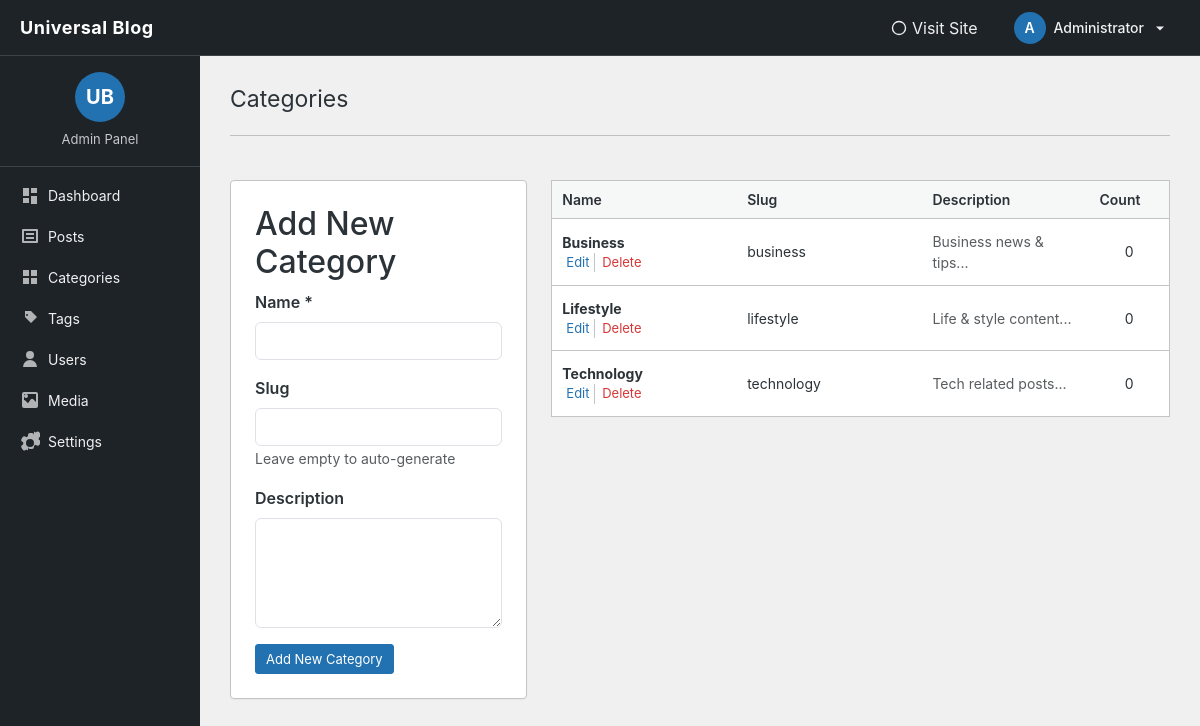
The page /blog/admin/categories/index.php (signed in) on the database its author committed.
### tables this page shows
CREATE TABLE `categories` (
  `id` int(11) NOT NULL,
  `name` varchar(100) NOT NULL,
  `slug` varchar(100) NOT NULL,
  `description` text DEFAULT NULL
);

### blog/admin/categories/index.php (the view, shortened to what this page needs)
<?php
require_once '../../includes/db.php';
$stmt = $pdo->query("
    SELECT c.*, COUNT(pc.post_id) as post_count
    FROM categories c
    LEFT JOIN post_categories pc ON c.id = pc.category_id
    GROUP BY c.id
    ORDER BY c.name ASC
");
$categories = $stmt->fetchAll();
$editCategory = null;
?>
<!DOCTYPE html>
<html lang="en">
<head>
<link href="https://cdn.jsdelivr.net/npm/bootstrap@5.3.2/dist/css/bootstrap.min.css" rel="stylesheet">
</head>
<body>
<?php require '../partials/header.php'; ?>
<div class="container-fluid">
<div class="row">
<?php require '../partials/sidebar.php'; ?>
<main class="col-md-9 col-lg-10">
<div class="wrap">
    <h1 class="wp-heading-inline">Categories</h1>
    <hr class="wp-header-end">
    <div class="row mt-4">
        <div class="col-lg-4">
            <div class="wp-card p-4">
                <h2><?= $editCategory ? 'Edit Category' : 'Add New Category' ?></h2>
                <form method="post">
                    <div class="mb-3">
                        <label for="name" class="form-label fw-semibold">Name *</label>
                        <input type="text" class="form-control" id="name" name="name"
                               value="<?= $editCategory ? htmlspecialchars($editCategory['name']) : '' ?>"
                               required autofocus>
                    </div>
                    <div class="mb-3">
                        <label for="slug" class="form-label fw-semibold">Slug</label>
                        <input type="text" class="form-control" id="slug" name="slug"
                               value="<?= $editCategory ? htmlspecialchars($editCategory['slug']) : '' ?>">
                        <small class="text-muted">Leave empty to auto-generate</small>
                    </div>
                    <div class="mb-3">
                        <label for="description" class="form-label fw-semibold">Description</label>
                        <textarea class="form-control" id="description" name="description" rows="4"><?= $editCategory ? htmlspecialchars($editCategory['description']) : '' ?></textarea>
                    </div>
                    <button type="submit" class="button-primary">
                        <?= $editCategory ? 'Update Category' : 'Add New Category' ?>
                    </button>
                </form>
            </div>
        </div>
        <div class="col-lg-8">
            <table class="wp-list-table">
                <thead>
                    <tr>
                        <th style="width: 30%">Name</th>
                        <th style="width: 30%">Slug</th>
                        <th>Description</th>
                        <th style="width: 80px">Count</th>
                    </tr>
                </thead>
                <tbody>
                    <?php if ($categories): ?>
                        <?php foreach ($categories as $cat): ?>
                        <tr>
                            <td>
                                <strong><?= htmlspecialchars($cat['name']) ?></strong>
                                <div class="row-actions">
                                    <span><a href="?edit=<?= $cat['id'] ?>">Edit</a></span>
                                    <span class="delete">
                                        <a href="?delete=<?= $cat['id'] ?>"
                                           onclick="return confirm('Delete this category?')">Delete</a>
                                    </span>
                                </div>
                            </td>
                            <td><?= htmlspecialchars($cat['slug']) ?></td>
                            <td class="text-muted small">
                                <?= $cat['description'] ? htmlspecialchars(substr($cat['description'], 0, 50)) . '...' : '-' ?>
                            </td>
                            <td class="text-center"><?= $cat['post_count'] ?></td>
                        </tr>
                        <?php endforeach; ?>
                    <?php else: ?>
                        <tr>
                            <td colspan="4" class="text-center text-muted">No categories found</td>
                        </tr>
                    <?php endif; ?>
                </tbody>
            </table>
        </div>
    </div>
</div>
</main>
</div>
</div>
</body>
</html>

### blog/admin/partials/admin-style.php (style rules this page uses)
:root { --wp-blue: #2271b1; --wp-blue-dark: #135e96; --wp-admin-bg: #f0f0f1; --wp-sidebar-bg: #1d2327; --wp-sidebar-hover: #2c3338; --wp-accent: #2271b1; --wp-border: #c3c4c7; }
body { background: var(--wp-admin-bg); font-family: -apple-system,BlinkMacSystemFont,"Segoe UI",Roboto,Oxygen-Sans,Ubuntu,Cantarell,"Helvetica Neue",sans-serif; color: #2c3338; padding-top: 56px; }
main { padding: 20px 30px !important; }
@media (min-width: 768px) { main.col-md-9, main.col-lg-10 { margin-left: 0; } }
.wp-heading-inline { font-size: 23px; font-weight: 400; margin: 0; padding: 9px 0 4px; line-height: 1.3; }
.page-card, .wp-card { background: #fff; border: 1px solid var(--wp-border); border-radius: 4px; box-shadow: 0 1px 1px rgba(0,0,0,.04); margin-top: 20px; }
.wp-list-table { background: #fff; border: 1px solid var(--wp-border); border-spacing: 0; width: 100%; margin: 20px 0; }
.wp-list-table thead th { background: #f6f7f7; border-bottom: 1px solid var(--wp-border); padding: 8px 10px; font-weight: 600; text-align: left; font-size: 14px; }
.wp-list-table tbody tr { border-bottom: 1px solid var(--wp-border); }
.wp-list-table tbody td { padding: 12px 10px; font-size: 14px; }
.button, .button-primary, .button-secondary { display: inline-block; text-decoration: none; font-size: 13px; line-height: 2.15384615; min-height: 30px; margin: 0; padding: 0 10px; cursor: pointer; border: 1px solid #2271b1; border-radius: 3px; background: #2271b1; color: #fff; transition: all 0.15s ease; }
.row-actions { font-size: 13px; }
.row-actions span { display: inline-block; padding: 0 4px; }
.row-actions span:not(:last-child) { border-right: 1px solid #c3c4c7; }
.row-actions a { color: #2271b1; text-decoration: none; }
.row-actions .delete a { color: #d63638; }

### rows shown on the page
categories: name "Business", slug "business", description "Business news & tips", post_count "0"
categories: name "Lifestyle", slug "lifestyle", description "Life & style content", post_count "0"
categories: name "Technology", slug "technology", description "Tech related posts", post_count "0"

### other values the page prints
substr($admin_name, 0, 1) "A"
$admin_name "Administrator"
